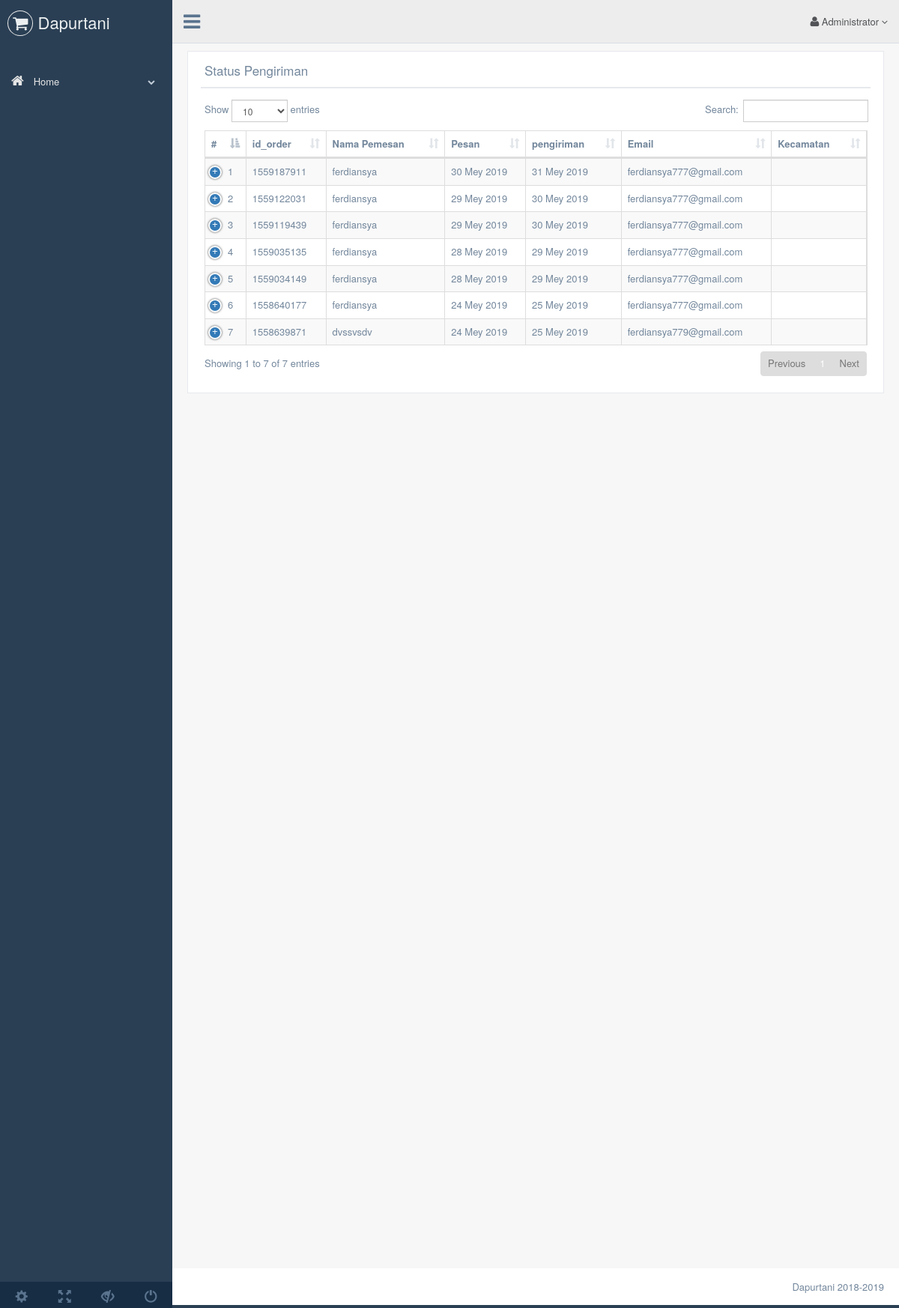
The page /index.php/s_pengiriman on the database as committed earlier.
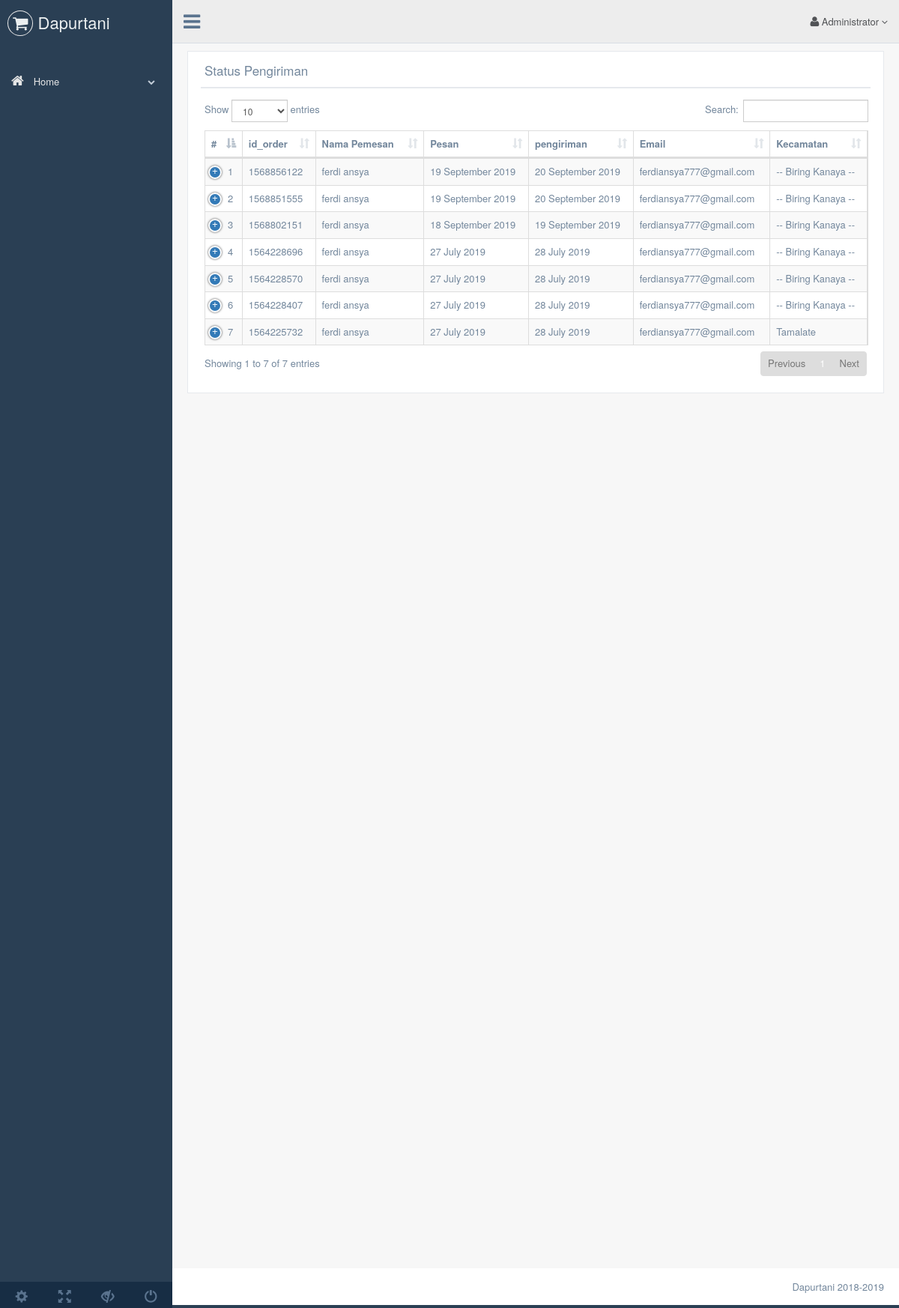
The same page on the database as committed later.
### tables this page shows
CREATE TABLE `t_order` (
  `id_order` varchar(10) NOT NULL,
  `id_user` int(11) NOT NULL,
  `tgl_pengiriman` varchar(30) NOT NULL,
  `nama` varchar(100) NOT NULL,
  `email` varchar(100) NOT NULL,
  `no_hp` varchar(20) NOT NULL,
  `kecamatan` varchar(50) NOT NULL,
  `alamat` text NOT NULL,
  `tgl_pesan` varchar(30) NOT NULL,
  `tgl_bayar` date NOT NULL,
  `status` varchar(30) NOT NULL,
  `pembayaran` varchar(40) NOT NULL
);

### application/libraries/Template.php (called while the page is built, shortened)
<?php
class Template extends CI_Controller
{
  function __construct()
  {
    $this->ci =&get_instance();
  }
  function admin($template, $data='')
  {
    $data['content'] = $this->ci->load->view($template, $data, TRUE);
    $data['nav'] = $this->ci->load->view('admin/nav', $data, TRUE);
    $this->ci->load->view('admin/dashboard', $data);
  }
}

### application/controllers/S_pengiriman.php (called while the page is built, shortened)
<?php
class S_pengiriman extends CI_Controller {
  public function index()
  {
    $data['data'] = $this->admin->get_all_status('t_order');
    $this->template->admin('admin/status', $data);
  }
}

### index.php (called while the page is built, shortened)
<?php
require_once BASEPATH.'core/CodeIgniter.php';

### application/models/Admin.php (called while the page is built, shortened)
<?php
class Admin extends CI_Model {
	function get_all_status($table)
	{
		$this->db->from($table);
		 $this->db->order_by("id_order", 'DESC');
		return $this->db->get();
	}
}

### application/views/admin/status.php (the view, shortened to what this page needs)
<div class="x_panel">
<div class="x_title">
  <h2>Status Pengiriman</h2>
  <div class="clearfix"></div>
</div>
<div class="x_content">
  <table class="table table-striped table-bordered dt-responsive nowrap" id="datatable">
    <thead>
      <tr>
        <th>#</th>
        <th>id_order</th>
        <th>Nama Pemesan</th>
        <th>Pesan</th>
        <th>pengiriman</th>
        <th>Email</th>
        <th>Kecamatan</th>
      </tr>
    </thead>
    <tbody>
      <?php
      $no=1;
      foreach($data->result() as $pengiriman) :
      ?>
      <tr>
        <td><?= $no++; ?></td>
        <td><?= $pengiriman->id_order; ?></td>
        <td><?= $pengiriman->nama; ?></td>
        <td><?= $pengiriman->tgl_pesan; ?></td>
        <td><?= $pengiriman->tgl_pengiriman; ?></td>
        <td><?= $pengiriman->email; ?></td>
        <td><?= $pengiriman->kecamatan; ?></td>
      </tr>
    <?php endforeach; ?>
    </tbody>
  </table>
</div>
</div>

### application/views/admin/nav.php (shortened to what this page needs)
<div class="col-md-3 left_col">
  <div class="left_col scroll-view">
    <div class="navbar nav_title" style="border: 0;">
      <a href="index.html" class="site_title"><i class="fa fa-shopping-cart"></i> <span>Dapurtani</span></a>
    </div>
    <br />
    <div id="sidebar-menu" class="main_menu_side hidden-print main_menu">
      <div class="menu_section">
        <ul class="nav side-menu">
          <li><a><i class="fa fa-home"></i> Home <span class="fa fa-chevron-down"></span></a>
          </li>
      </div>
    </div>
    <div class="sidebar-footer hidden-small">
      <a data-toggle="tooltip" data-placement="top" title="Settings">
        <span class="glyphicon glyphicon-cog" aria-hidden="true"></span>
      </a>
      <a data-toggle="tooltip" data-placement="top" title="FullScreen">
        <span class="glyphicon glyphicon-fullscreen" aria-hidden="true"></span>
      </a>
      <a data-toggle="tooltip" data-placement="top" title="Lock">
        <span class="glyphicon glyphicon-eye-close" aria-hidden="true"></span>
      </a>
      <a data-toggle="tooltip" data-placement="top" title="Logout" href="">
        <span class="glyphicon glyphicon-off" aria-hidden="true"></span>
      </a>
    </div>
  </div>
</div>
<div class="top_nav">
  <div class="nav_menu">
    <nav>
      <div class="nav toggle">
        <a id="menu_toggle"><i class="fa fa-bars"></i></a>
      </div>
      <ul class="nav navbar-nav navbar-right">
        <li class="">
          <a href="javascript:;" class="user-profile dropdown-toggle" data-toggle="dropdown" aria-expanded="false">
            <i class="fa fa-user"></i> Administrator
            <span class=" fa fa-angle-down"></span>
          </a>
        </li>
      </ul>
    </nav>
  </div>
</div>

### application/views/admin/dashboard.php (shortened to what this page needs)
<!DOCTYPE html>
<html lang="en">
  <head>
    <link href="<?php echo base_url(); ?>admin_assets/css/bootstrap.min.css" rel="stylesheet">
    <link href="<?php echo base_url(); ?>admin_assets/font-awesome/css/font-awesome.min.css" rel="stylesheet">
    <link href="<?php echo base_url(); ?>admin_assets/css/dataTables.bootstrap.min.css" rel="stylesheet">
    <link href="<?php echo base_url(); ?>admin_assets/css/responsive.bootstrap.min.css" rel="stylesheet">
    <link href="<?php echo base_url(); ?>admin_assets/css/custom.min.css" rel="stylesheet">
    <link href="<?php echo base_url(); ?>admin_assets/css/datepicker.css" rel="stylesheet">
  </head>
  <body class="nav-md">
    <div class="container body">
      <div class="main_container">
        <?php echo $nav; ?>
        <div class="right_col" role="main">
          <?php echo $content; ?>
        </div>
        <footer>
          <div class="pull-right">
            Dapurtani 2018-2019
          </div>
          <div class="clearfix"></div>
        </footer>
      </div>
    </div>
  </body>
</html>

Rows that differ between the two databases and show on the page:
removed t_order: id_order "1559187911", nama "ferdiansya", tgl_pesan "30 Mey 2019", tgl_pengiriman "31 Mey 2019", email "ferdiansya777@gmail.com"
removed t_order: id_order "1559122031", nama "ferdiansya", tgl_pesan "29 Mey 2019", tgl_pengiriman "30 Mey 2019", email "ferdiansya777@gmail.com"
removed t_order: id_order "1559119439", nama "ferdiansya", tgl_pesan "29 Mey 2019", tgl_pengiriman "30 Mey 2019", email "ferdiansya777@gmail.com"
removed t_order: id_order "1559035135", nama "ferdiansya", tgl_pesan "28 Mey 2019", tgl_pengiriman "29 Mey 2019", email "ferdiansya777@gmail.com"
removed t_order: id_order "1559034149", nama "ferdiansya", tgl_pesan "28 Mey 2019", tgl_pengiriman "29 Mey 2019", email "ferdiansya777@gmail.com"
removed t_order: id_order "1558640177", nama "ferdiansya", tgl_pesan "24 Mey 2019", tgl_pengiriman "25 Mey 2019", email "ferdiansya777@gmail.com"
removed t_order: id_order "1558639871", nama "dvssvsdv", tgl_pesan "24 Mey 2019", tgl_pengiriman "25 Mey 2019", email "ferdiansya779@gmail.com"
added t_order: id_order "1568856122", nama "ferdi ansya", tgl_pesan "19 September 2019", tgl_pengiriman "20 September 2019", email "ferdiansya777@gmail.com", kecamatan "-- Biring Kanaya --"
added t_order: id_order "1568851555", nama "ferdi ansya", tgl_pesan "19 September 2019", tgl_pengiriman "20 September 2019", email "ferdiansya777@gmail.com", kecamatan "-- Biring Kanaya --"
added t_order: id_order "1568802151", nama "ferdi ansya", tgl_pesan "18 September 2019", tgl_pengiriman "19 September 2019", email "ferdiansya777@gmail.com", kecamatan "-- Biring Kanaya --"
added t_order: id_order "1564228696", nama "ferdi ansya", tgl_pesan "27 July 2019", tgl_pengiriman "28 July 2019", email "ferdiansya777@gmail.com", kecamatan "-- Biring Kanaya --"
added t_order: id_order "1564228570", nama "ferdi ansya", tgl_pesan "27 July 2019", tgl_pengiriman "28 July 2019", email "ferdiansya777@gmail.com", kecamatan "-- Biring Kanaya --"
added t_order: id_order "1564228407", nama "ferdi ansya", tgl_pesan "27 July 2019", tgl_pengiriman "28 July 2019", email "ferdiansya777@gmail.com", kecamatan "-- Biring Kanaya --"
added t_order: id_order "1564225732", nama "ferdi ansya", tgl_pesan "27 July 2019", tgl_pengiriman "28 July 2019", email "ferdiansya777@gmail.com", kecamatan "Tamalate"
